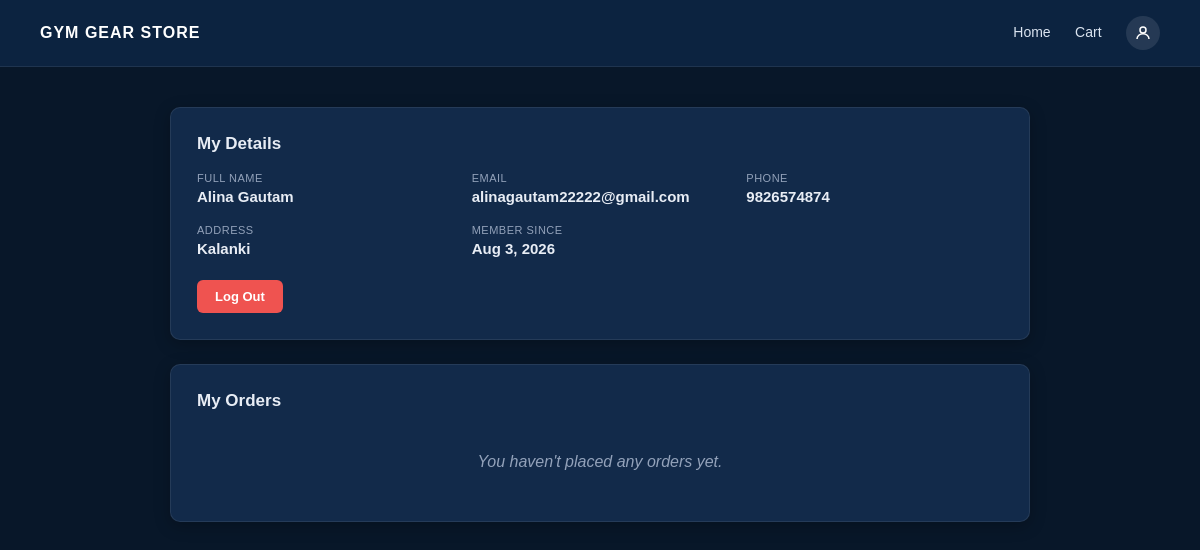
The page /my_account.php (signed in) on the database as committed earlier.
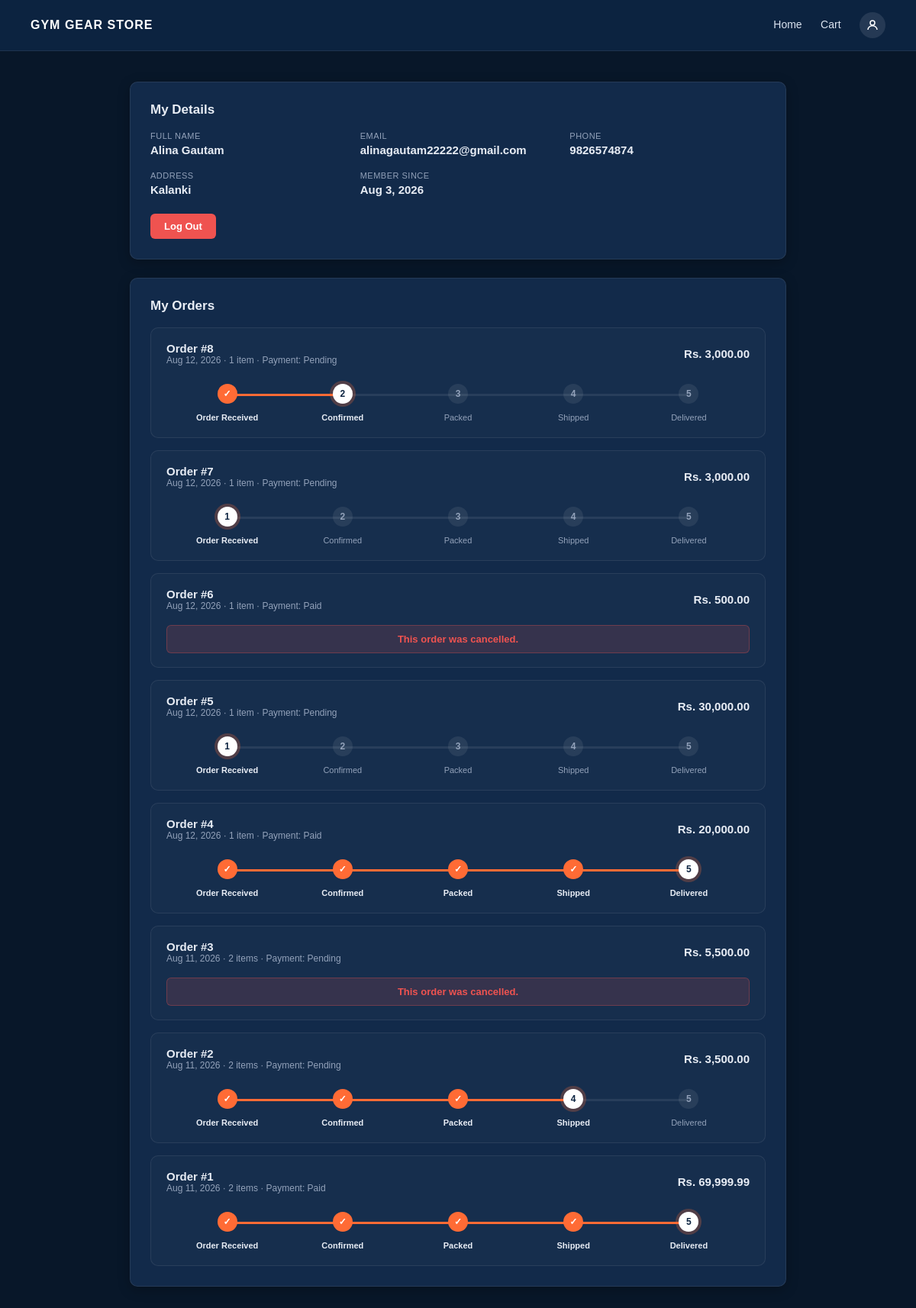
The same page on the database as committed later.
### tables this page shows
CREATE TABLE `users` (
  `user_id` int NOT NULL AUTO_INCREMENT,
  `full_name` varchar(100) NOT NULL,
  `email` varchar(100) NOT NULL,
  `phone` varchar(15) DEFAULT NULL,
  `address` text NOT NULL,
  `username` varchar(50) NOT NULL,
  `password` varchar(255) NOT NULL,
  `created_at` timestamp NULL DEFAULT CURRENT_TIMESTAMP,
  PRIMARY KEY (`user_id`),
  UNIQUE KEY `email` (`email`),
  UNIQUE KEY `username` (`username`)
);

CREATE TABLE `orders` (
  `order_id` int NOT NULL AUTO_INCREMENT,
  `user_id` int NOT NULL,
  `order_date` datetime DEFAULT CURRENT_TIMESTAMP,
  `total_amount` decimal(10,2) NOT NULL,
  `payment_method` enum('Cash on Delivery') DEFAULT 'Cash on Delivery',
  `payment_status` enum('Pending','Paid') DEFAULT 'Pending',
  `order_status` enum('Pending','Confirmed','Packed','Shipped','Delivered','Cancelled') DEFAULT 'Pending',
  PRIMARY KEY (`order_id`),
  KEY `user_id` (`user_id`),
  CONSTRAINT `orders_ibfk_1` FOREIGN KEY (`user_id`) REFERENCES `users` (`user_id`)
);

### my_account.php (the view, shortened to what this page needs)
<?php
require $_SERVER['DOCUMENT_ROOT'] . '/Gym-Gear-Store/db_connect.php';
$isLoggedIn = isset($_SESSION['user_id']);
$loginError = '';
$user = null;
$orders = [];
if ($isLoggedIn) {
    $stmt = $pdo->prepare("SELECT full_name, email, phone, address, created_at FROM users WHERE user_id = ?");
    $stmt->execute([$_SESSION['user_id']]);
    $user = $stmt->fetch(PDO::FETCH_ASSOC);
    if (!$user) {
        session_unset();
        session_destroy();
        $isLoggedIn = false;
    } else {
        $ordersStmt = $pdo->prepare("
            SELECT o.order_id, o.order_date, o.total_amount, o.order_status, o.payment_status,
                   (SELECT COUNT(*) FROM order_items oi WHERE oi.order_id = o.order_id) AS item_count
            FROM orders o
            WHERE o.user_id = ?
            ORDER BY o.order_date DESC
        ");
        $ordersStmt->execute([$_SESSION['user_id']]);
        $orders = $ordersStmt->fetchAll(PDO::FETCH_ASSOC);
    }
}
?>
<!DOCTYPE html>
<html lang="en">
<head>
</head>
<body>
<div class="site-header">
    <a class="brand" href="index.php">GYM GEAR STORE</a>
    <nav>
        <a href="index.php">Home</a>
        <a href="Cart/cart.php">Cart</a>
        <a href="my_account.php" class="account-icon" title="My Account">
            <svg viewBox="0 0 24 24">
                <circle cx="12" cy="8" r="4"/>
                <path d="M4 20c0-4 3.6-7 8-7s8 3 8 7"/>
            </svg>
        </a>
    </nav>
</div>
<div class="wrap">
<?php if (!$isLoggedIn): ?>
    <div class="guest-card">
        <div class="head">
            <h1>WELCOME BACK</h1>
            <p>Log in to view your account</p>
            <div class="badge-bar"></div>
        </div>
        <div class="body">
            <?php if ($loginError): ?>
                <div class="error-message"><?= htmlspecialchars($loginError) ?></div>
            <?php endif; ?>
            <form method="POST" action="my_account.php" autocomplete="off">
                <div class="form-group">
                    <label for="identifier">Username or Full Name</label>
                    <input type="text" id="identifier" name="identifier" required autofocus autocomplete="off">
                </div>
                <div class="form-group">
                    <label for="password">Password</label>
                    <div class="password-wrapper">
                        <input type="password" id="password" name="password" required autocomplete="new-password">
                        <button type="button" class="toggle-eye" onclick="togglePassword('password')">
                            <svg id="eyeIcon-password" viewBox="0 0 24 24">
                                <path d="M1 12s4-7 11-7 11 7 11 7-4 7-11 7-11-7-11-7z"/>
                                <circle cx="12" cy="12" r="3"/>
                            </svg>
                        </button>
                    </div>
                </div>
                <button type="submit" class="btn-login">Log In</button>
            </form>
            <div class="register-link">
                Don't have an account? <a href="Authentication/client_register.php">Register here</a>
            </div>
        </div>
    </div>
    <script>
        function togglePassword(fieldId) {
            var input = document.getElementById(fieldId);
            var icon = document.getElementById('eyeIcon-' + fieldId);
            if (input.type === 'password') {
                input.type = 'text';
                icon.innerHTML = '<path d="M17.94 17.94A10.94 10.94 0 0 1 12 19c-7 0-11-7-11-7a21.6 21.6 0 0 1 5.06-6.06M9.9 4.24A9.12 9.12 0 0 1 12 4c7 0 11 7 11 7a21.6 21.6 0 0 1-2.16 3.19M14.12 14.12a3 3 0 1 1-4.24-4.24"/><line x1="1" y1="1" x2="23" y2="23" stroke="#666" stroke-width="1.8"/>';
            } else {
                input.type = 'password';
                icon.innerHTML = '<path d="M1 12s4-7 11-7 11 7 11 7-4 7-11 7-11-7-11-7z"/><circle cx="12" cy="12" r="3"/>';
            }
        }
    </script>
<?php else: ?>
    <div class="panel">
        <h2>My Details</h2>
        <div class="profile-grid">
            <div class="profile-field">
                <span class="label">Full Name</span>
                <span class="val"><?= htmlspecialchars($user['full_name']) ?></span>
            </div>
            <div class="profile-field">
                <span class="label">Email</span>
                <span class="val"><?= htmlspecialchars($user['email']) ?></span>
            </div>
            <div class="profile-field">
                <span class="label">Phone</span>
                <span class="val"><?= htmlspecialchars($user['phone'] ?: '-') ?></span>
            </div>
            <div class="profile-field">
                <span class="label">Address</span>
                <span class="val"><?= htmlspecialchars($user['address'] ?: '-') ?></span>
            </div>
            <div class="profile-field">
                <span class="label">Member Since</span>
                <span class="val"><?= date('M j, Y', strtotime($user['created_at'])) ?></span>
            </div>
        </div>
        <div style="margin-top:22px;">
            <a href="Authentication/client_logout.php"><button class="logout-btn">Log Out</button></a>
        </div>
    </div>
    <div class="panel">
        <h2>My Orders</h2>
        <?php if (empty($orders)): ?>
            <div class="empty-row">You haven't placed any orders yet.</div>
        <?php else: ?>
            <?php
            $trackSteps = ['Pending' => 'Order Received', 'Confirmed' => 'Confirmed', 'Packed' => 'Packed', 'Shipped' => 'Shipped', 'Delivered' => 'Delivered'];
            $stepKeys = array_keys($trackSteps);
            ?>
            <?php foreach ($orders as $o): ?>
                <div class="order-card">
                    <div class="order-card-head">
                        <div>
                            <div class="oid">Order #<?= htmlspecialchars($o['order_id']) ?></div>
                            <div class="meta"><?= date('M j, Y', strtotime($o['order_date'])) ?> &middot; <?= (int)$o['item_count'] ?> item<?= $o['item_count'] == 1 ? '' : 's' ?> &middot; Payment: <?= htmlspecialchars($o['payment_status']) ?></div>
                        </div>
                        <div class="amount">Rs. <?= number_format((float)$o['total_amount'], 2) ?></div>
                    </div>
                    <?php if ($o['order_status'] === 'Cancelled'): ?>
                        <div class="cancelled-banner">This order was cancelled.</div>
                    <?php else: ?>
                        <?php $currentIndex = array_search($o['order_status'], $stepKeys); ?>
                        <div class="tracker">
                            <?php foreach ($stepKeys as $i => $key): ?>
                                <div class="tracker-step <?= $i < $currentIndex ? 'done' : ($i === $currentIndex ? 'current' : '') ?>">
                                    <span class="line"></span>
                                    <span class="circle"><?= $i < $currentIndex ? '&#10003;' : $i + 1 ?></span>
                                    <span class="step-label"><?= $trackSteps[$key] ?></span>
                                </div>
                            <?php endforeach; ?>
                        </div>
                    <?php endif; ?>
                </div>
            <?php endforeach; ?>
        <?php endif; ?>
    </div>
<?php endif; ?>
</div>
</body>
</html>

### my_account.php (style rules this page uses)
:root { --navy: #0C2340; --navy-deep: #081729; --card-dark: #122a4a; --orange: #FF6B35; --border: rgba(255,255,255,0.08); --green: #4caf50; --red: #ef5350; --muted: #93a2ba; --text: #e8edf5; }
* { margin: 0; padding: 0; box-sizing: border-box; }
body { font-family: Arial, Helvetica, sans-serif; background-color: var(--navy-deep); min-height: 100vh; color: var(--text); }
.site-header { background-color: var(--navy); color: #fff; padding: 16px 40px; display: flex; justify-content: space-between; align-items: center; border-bottom: 1px solid var(--border); }
.site-header a.brand { color: #fff; text-decoration: none; font-weight: bold; letter-spacing: 1px; }
.site-header nav a { color: #dbe4f0; text-decoration: none; font-size: 14px; margin-left: 20px; }
.site-header nav a.account-icon { display: inline-flex; align-items: center; justify-content: center; width: 34px; height: 34px; border-radius: 50%; background: rgba(255,255,255,0.1); vertical-align: middle; }
.site-header nav a.account-icon svg { width: 18px; height: 18px; stroke: #fff; fill: none; stroke-width: 2; }
.wrap { max-width: 900px; margin: 40px auto; padding: 0 20px; }
.panel { background: var(--card-dark); border: 1px solid var(--border); border-radius: 10px; box-shadow: 0 4px 16px rgba(0,0,0,0.25); padding: 26px; margin-bottom: 24px; }
.panel h2 { color: var(--text); font-size: 17px; margin-bottom: 18px; }
.profile-grid { display: grid; grid-template-columns: repeat(auto-fit, minmax(200px, 1fr)); gap: 18px; }
.profile-field span.label { display: block; font-size: 11px; text-transform: uppercase; letter-spacing: 0.5px; color: var(--muted); margin-bottom: 4px; }
.profile-field span.val { font-size: 15px; color: var(--text); font-weight: bold; }
.order-card { border: 1px solid var(--border); border-radius: 10px; padding: 18px 20px; margin-bottom: 16px; background: rgba(255,255,255,0.02); }
.order-card:last-child { margin-bottom: 0; }
.order-card-head { display: flex; justify-content: space-between; align-items: center; flex-wrap: wrap; gap: 10px; margin-bottom: 18px; }
.order-card-head .oid { font-weight: bold; color: var(--text); font-size: 15px; }
.order-card-head .meta { font-size: 12px; color: var(--muted); }
.order-card-head .amount { font-weight: bold; color: var(--text); font-size: 15px; }
.tracker { display: flex; align-items: flex-start; padding: 6px 4px 0; }
.tracker-step { flex: 1; text-align: center; position: relative; }
.tracker-step .circle { width: 26px; height: 26px; border-radius: 50%; background: rgba(255,255,255,0.08); color: var(--muted); display: flex; align-items: center; justify-content: center; margin: 0 auto 8px; font-size: 12px; font-weight: bold; position: relative; z-index: 2; }
.tracker-step.done .circle { background: var(--orange); color: #fff; }
.tracker-step.current .circle { background: #fff; color: var(--navy); box-shadow: 0 0 0 4px rgba(255,107,53,0.25); }
.tracker-step .line { position: absolute; top: 13px; left: -50%; width: 100%; height: 3px; background: rgba(255,255,255,0.08); z-index: 1; }
.tracker-step.done .line, .tracker-step.current .line { background: var(--orange); }
.tracker-step .step-label { font-size: 11px; color: var(--muted); }
.tracker-step.done .step-label, .tracker-step.current .step-label { color: var(--text); font-weight: bold; }
.cancelled-banner { background: rgba(239,83,80,0.15); color: var(--red); border: 1px solid rgba(239,83,80,0.3); padding: 10px 14px; border-radius: 6px; font-size: 13px; font-weight: bold; text-align: center; }
.logout-btn { background: var(--red); color: #fff; border: none; padding: 9px 18px; border-radius: 6px; font-size: 13px; font-weight: bold; cursor: pointer; }
.empty-row { text-align: center; color: var(--muted); padding: 24px 0; font-style: italic; }

Rows that differ between the two databases and show on the page:
added orders: order_id "8", order_date "Aug 12, 2026", item_count "1", payment_status "Pending", total_amount "3,000.00", order_status "Confirmed" (drawn), key "Order Received", key "Confirmed", key "Packed", key "Shipped", key "Delivered"
added orders: order_id "7", order_date "Aug 12, 2026", item_count "1", payment_status "Pending", total_amount "3,000.00", key "Order Received", order_status "Pending" (drawn), key "Confirmed", key "Packed", key "Shipped", key "Delivered"
added orders: order_id "6", order_date "Aug 12, 2026", item_count "1", payment_status "Paid", total_amount "500.00", order_status "This order was cancelled."
added orders: order_id "5", order_date "Aug 12, 2026", item_count "1", payment_status "Pending", total_amount "30,000.00", key "Order Received", order_status "Pending" (drawn), key "Confirmed", key "Packed", key "Shipped", key "Delivered"
added orders: order_id "4", order_date "Aug 12, 2026", item_count "1", payment_status "Paid", total_amount "20,000.00", order_status "Delivered" (drawn), key "Order Received", key "Confirmed", key "Packed", key "Shipped", key "Delivered"
added orders: order_id "3", order_date "Aug 11, 2026", item_count "2", shows "s", payment_status "Pending", total_amount "5,500.00", order_status "This order was cancelled."
added orders: order_id "2", order_date "Aug 11, 2026", item_count "2", shows "s", payment_status "Pending", total_amount "3,500.00", order_status "Shipped" (drawn), key "Order Received", key "Confirmed", key "Packed", key "Shipped", key "Delivered"
added orders: order_id "1", order_date "Aug 11, 2026", item_count "2", shows "s", payment_status "Paid", total_amount "69,999.99", order_status "Delivered" (drawn), key "Order Received", key "Confirmed", key "Packed", key "Shipped", key "Delivered"
Other text that changed with them:
text no longer shown: "You haven't placed any orders yet."
